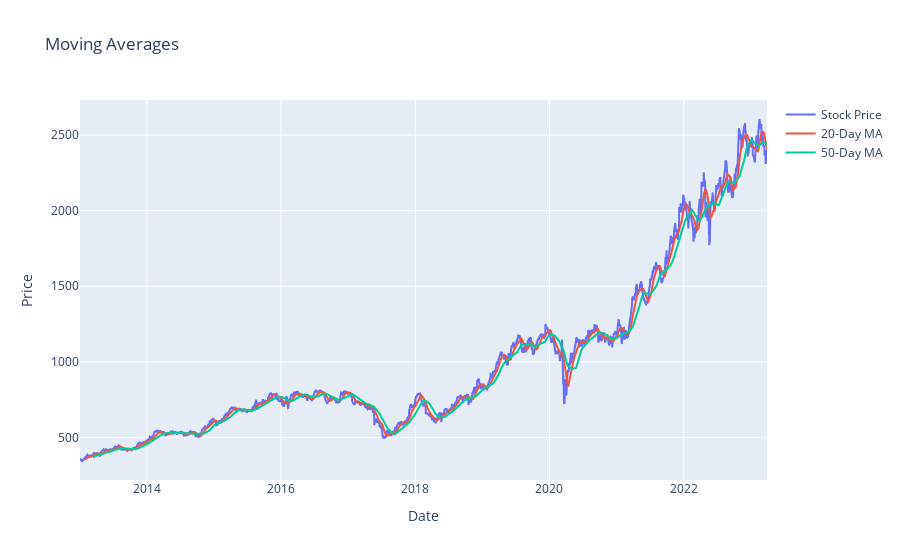

The cell this chart's notebook holds for it:
### Code cell
# Calculating moving averages 
# Stock : AZO

df['MA20'] = df['AZO'].rolling(window=20).mean()
df['MA50'] = df['AZO'].rolling(window=50).mean()

# Moving Averages Chart
fig = go.Figure()
fig.add_trace(go.Scatter(x=df['Date'], y=df['AZO'], mode='lines', name='Stock Price'))
fig.add_trace(go.Scatter(x=df['Date'], y=df['MA20'], mode='lines', name='20-Day MA'))
fig.add_trace(go.Scatter(x=df['Date'], y=df['MA50'], mode='lines', name='50-Day MA'))
fig.update_layout(title='Moving Averages', xaxis_title='Date', yaxis_title='Price')
fig.show()

### Figure 1 — Plotly figure (JSON) as saved in the notebook; plotly's stock layout.template omitted (floating-point values rounded to 4 significant figures; data arrays with more than 128 entries replaced by an {"elided": "..."} marker saying what was removed)
{"data": [{"mode": "lines", "name": "Stock Price", "type": "scatter", "x": {"elided": "2579 str values"}, "y": {"elided": "2579 float values"}}, {"mode": "lines", "name": "20-Day MA", "type": "scatter", "x": {"elided": "2579 str values"}, "y": {"elided": "2579 float values"}}, {"mode": "lines", "name": "50-Day MA", "type": "scatter", "x": {"elided": "2579 str values"}, "y": {"elided": "2579 float values"}}], "layout": {"title": {"text": "Moving Averages"}, "xaxis": {"title": {"text": "Date"}}, "yaxis": {"title": {"text": "Price"}}}}
